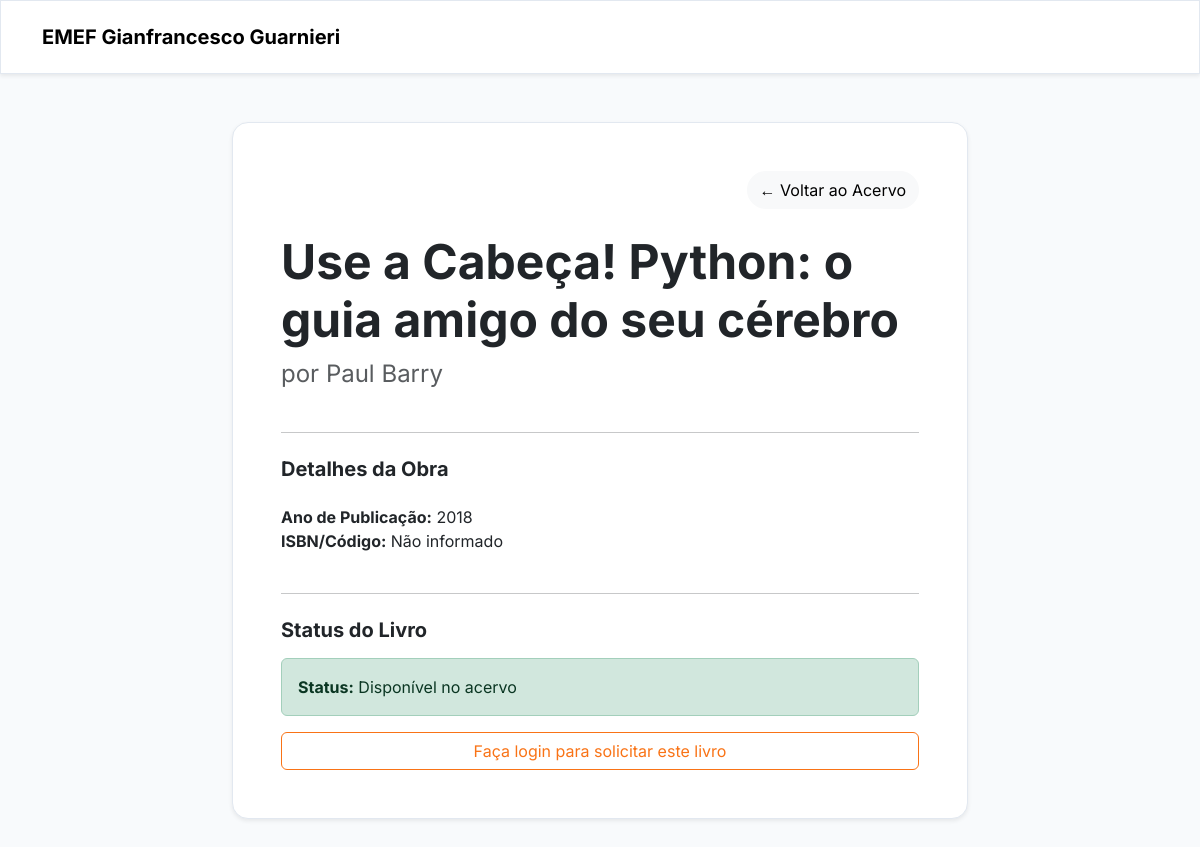
/livro/1/, run on an earlier commit of the app's database.
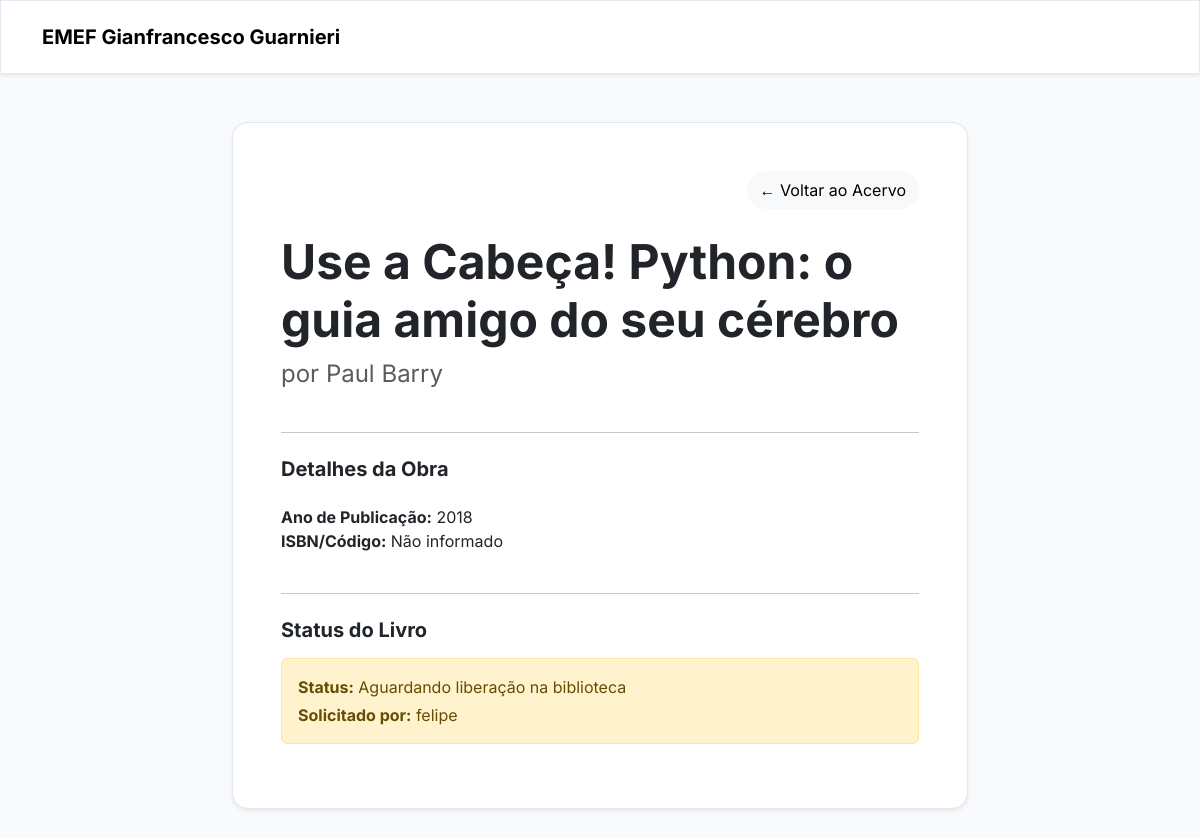
And on a later commit of the database.
### acervo/models.py (models this page shows, shortened)
class Livro(models.Model):
    titulo = models.CharField(max_length=200)
    autor = models.CharField(max_length=100)
    genero = models.CharField(max_length=50)
    ano_publicacao = models.IntegerField()
    codigo_isbn = models.CharField(max_length=20, blank=True, null=True, unique=True, help_text="Código de barras ou ISBN do livro")

class Emprestimo(models.Model):
    usuario = models.ForeignKey(User, on_delete=models.CASCADE)
    livro = models.ForeignKey(Livro, on_delete=models.CASCADE)
    data_emprestimo = models.DateTimeField(default=timezone.now)
    def devolucao_padrao():
        return timezone.now() + timedelta(days=7)
    data_devolucao = models.DateTimeField(default=devolucao_padrao)
    aprovado = models.BooleanField(default=False)
    devolvido = models.BooleanField(default=False)

### acervo/views.py (the view)
# urls.py: path('livro/<int:livro_id>/', views.detalhe_livro, name='detalhe_livro'),
def detalhe_livro(request, livro_id):
    livro = get_object_or_404(Livro, pk=livro_id)
    emprestimo_ativo = Emprestimo.objects.filter(livro=livro, devolvido=False).first()
    contexto = {
        'livro': livro,
        'emprestimo_ativo': emprestimo_ativo
    }
    return render(request, 'acervo/detalhe_livro.html', contexto)

### acervo/templates/acervo/detalhe_livro.html (shortened to what this page needs)
{% load static %}
<!DOCTYPE html>
<html lang="pt-br">
<head>
  <link href="https://cdn.jsdelivr.net/npm/bootstrap@5.3.0/dist/css/bootstrap.min.css" rel="stylesheet">
  <link rel="stylesheet" href="{% static 'css/style.css' %}?v=5">
</head>
<body class="transition-tema">
  <nav class="navbar navbar-expand-lg py-3 shadow-sm bg-white">
    <div class="container">
      <a class="navbar-brand fw-bolder logo-text" href="{% url 'index' %}">EMEF Gianfrancesco Guarnieri</a>
    </div>
  </nav>
  <main class="container my-5">
    <div class="row justify-content-center">
      <div class="col-md-8">
        <div class="card card-premium border-0 shadow-sm p-5">
          <div class="d-flex justify-content-between align-items-center mb-4">
            <span class="badge bg-soft-orange text-orange px-3 py-2 rounded-pill fs-6">{{ livro.genero }}</span>
            <a href="{% url 'index' %}" class="btn btn-light rounded-pill">← Voltar ao Acervo</a>
          </div>
          <h1 class="display-5 fw-bold mb-2">{{ livro.titulo }}</h1>
          <p class="fs-4 text-muted">por {{ livro.autor }}</p>
          <hr class="my-4">
          <h5 class="fw-bold">Detalhes da Obra</h5>
          <ul class="list-unstyled mt-3">
              <li><strong>Ano de Publicação:</strong> {{ livro.ano_publicacao }}</li>
              <li><strong>ISBN/Código:</strong> {{ livro.codigo_isbn|default:"Não informado" }}</li>
          </ul>
          <hr class="my-4">
          <div>
            <h5 class="fw-bold mb-3">Status do Livro</h5>
            {% if emprestimo_ativo %}
                {% if not emprestimo_ativo.aprovado %}
                    <div class="alert alert-warning">
                        <p class="mb-1"><strong>Status:</strong> Aguardando liberação na biblioteca</p>
                        <p class="mb-0"><strong>Solicitado por:</strong> {{ emprestimo_ativo.usuario.username }}</p>
                    </div>
                {% endif %}
            {% else %}
                <div class="alert alert-success">
                    <p class="mb-0"><strong>Status:</strong> Disponível no acervo</p>
                </div>
                {% if user.is_authenticated %}
                    <form action="{% url 'registrar_emprestimo' livro.id %}" method="POST" class="d-grid">
                        {% csrf_token %}
                        <button type="submit" class="btn btn-search btn-lg">Solicitar Empréstimo</button>
                    </form>
                {% else %}
                    <a href="{% url 'login' %}" class="btn btn-outline-secondary d-block w-100 text-center">Faça login para solicitar este livro</a>
                {% endif %}
            {% endif %}
          </div>
        </div>
      </div>
    </div>
  </main>
</body>
</html>

### acervo/static/css/style.css (style rules this page uses)
:root { --bg-body: #f8fafc; --bg-surface: #ffffff; --text-main: #0f172a; --text-muted: #64748b; --brand-primary: #f97316; --border-color: #e2e8f0; }
body { font-family: 'Inter', sans-serif; background-color: var(--bg-body) !important; color: var(--text-main); transition: background-color 0.3s ease, color 0.3s ease; }
.navbar, .card, .search-bar-modern, .hero-section { background-color: var(--bg-surface) !important; border: 1px solid var(--border-color) !important; }
.card-premium, .card-book { border-radius: 16px; transition: 0.2s ease; }

What changed in the data, as far as the page shows it:
added Emprestimo: usuario.username "felipe"
Also different on the page:
text no longer shown: "Disponível no acervo Faça login para solicitar este livro"
text now shown: "Aguardando liberação na biblioteca Solicitado por:"
